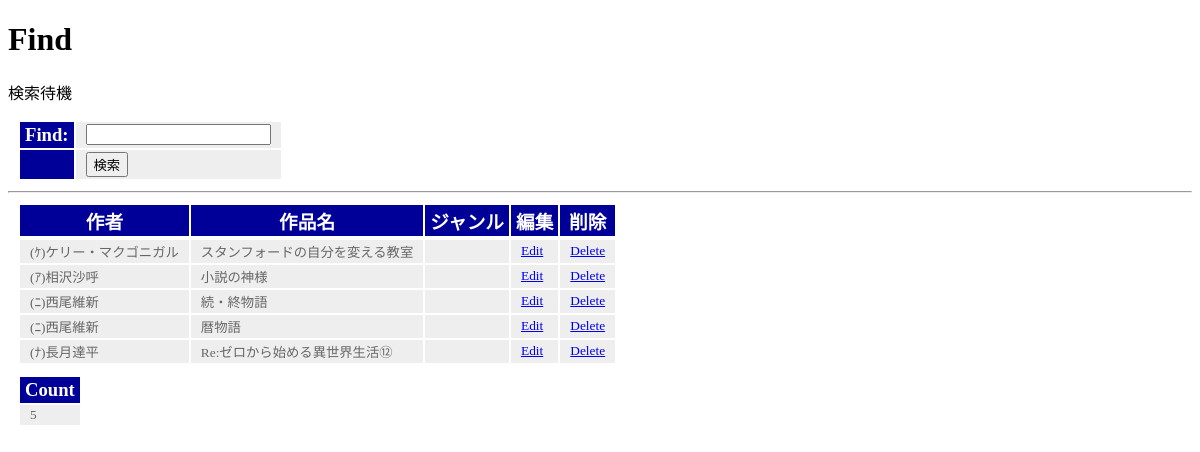
Screenshot of /book/find with the database file from the repository.
### book/models.py (models this page shows, shortened)
class Book(models.Model):
    writer = models.CharField(max_length=100)
    title = models.CharField(max_length=100)
    date = models.DateField()
    sub = models.CharField(max_length=100)

### book/views.py (the view)
# urls.py: path("find", views.find, name="find"),
def find(request):
    if (request.method=="POST"):
        msg = "検索します"
        form = FindForm(request.POST)
        str = request.POST["find"]
        data = Book.objects.filter(writer__contains=str)
        count = data.count()
    else:
        msg = "検索待機"
        form = FindForm()
        data = Book.objects.all()
        count = data.count()
    params = {
            "title":"Find",
            "message":msg,
            "form":form,
            "data":data,
            "count":count
            }
    return render(request, "book/find.html", params)

### book/forms.py
class FindForm(forms.Form):
    find = forms.CharField(label="Find", required=False)

### book/templates/book/find.html (shortened to what this page needs)
{% load static %}
<!doctype html>
<html lang="ja">
<head>
    <link rel="stylesheet" type="text/css" href="{% static 'book/css/style.css' %}" />
</head>
<body>
    <h1>{{title}}</h1>
    <p>{{message|safe}}</p>
    <table>
        <form action="{% url 'find' %}" method="post">
        {{form}}
        <tr><th></th><td><input type="submit" value="検索"></td></tr>
        </form>
    </table>
    <hr>
    <table>
        <tr>
            <th>作者</th>
            <th>作品名</th>
            <th>ジャンル</th>
            <th>編集</th>
            <th>削除</th>
        <tr>
    {% for item in data %}
        <tr>
            <td>{{item.writer}}</td>
            <td>{{item.title}}</td>
            <td>{{item.sub}}</td>
            <td><a href="{% url 'edit' item.id %}">Edit</a></td>
            <td><a href="{% url 'delete' item.id %}">Delete</a></td>
        </tr>
    {% endfor %}
    </table>
    <tr>
    <table>
        <tr>
            <th>Count</th>
        </tr>
        <tr>
            <td>{{data.count}}</td>
        </tr>
    </table>
</body>
</html>

### book/static/book/css/style.css (style rules this page uses)
table { margin:10px; font-size:14pt; }
table tr th { background-color:#009; color:white; padding:2px 5px; border-width:2px; }
table tr td { background-color:#eee; color:#666; padding:2px 10px; border-width:2px; font-size:10pt; }

### rows the page displays
Book: writer "(ｹ)ケリー・マクゴニガル", title "スタンフォードの自分を変える教室"
Book: writer "(ｱ)相沢沙呼", title "小説の神様"
Book: writer "(ﾆ)西尾維新", title "続・終物語"
Book: writer "(ﾆ)西尾維新", title "暦物語"
Book: writer "(ﾅ)長月達平", title "Re:ゼロから始める異世界生活⑫"

### other values shown
{{ title }} "Find"
{{ message|safe }} "検索待機"
{{ data.count }} "5"
